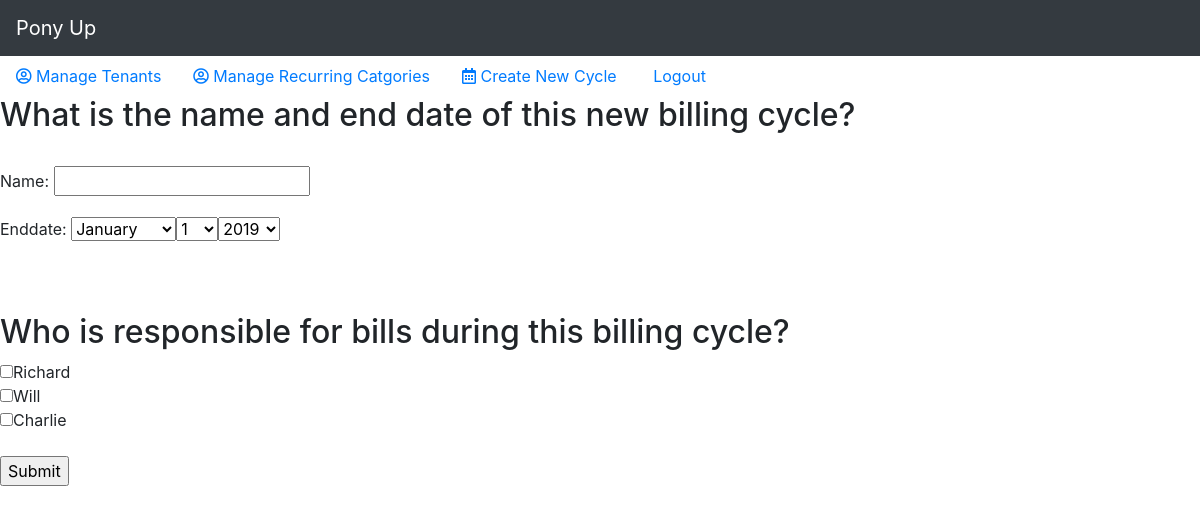
Page /newCycleForm/ (signed in) on the earlier database version.
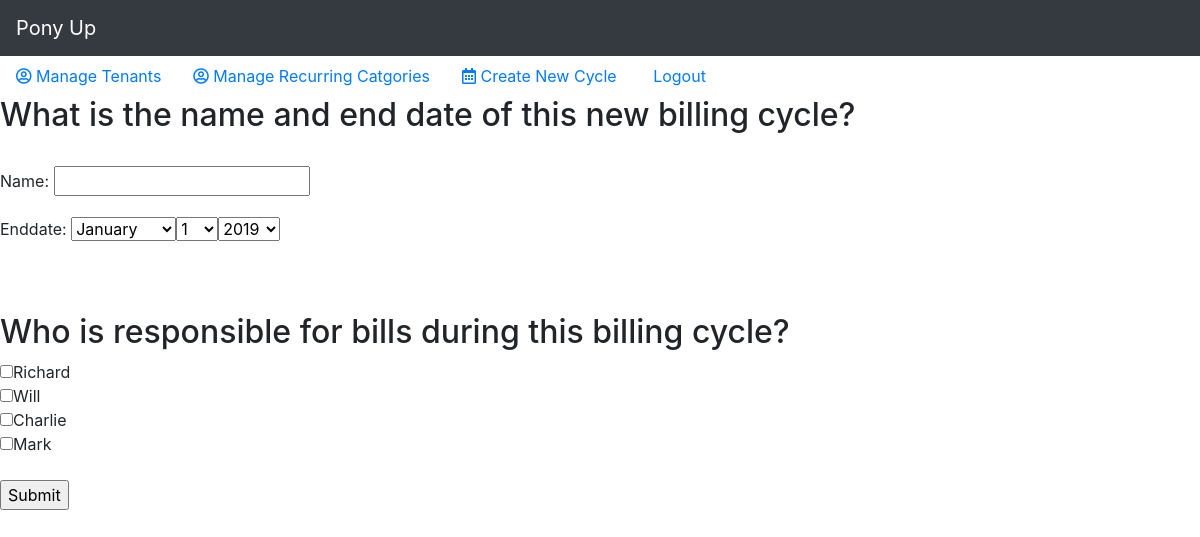
Same page on the later database version.
### cycles/models.py (models this page shows, shortened)
class Tenant(models.Model):
    name =  models.CharField(max_length=100)
    income = models.DecimalField(max_digits=9, decimal_places=2)
    manager = models.ForeignKey(User, on_delete=models.CASCADE)
    deletedOn = models.DateField(default=None, null=True)
    cycle = models.ManyToManyField("Cycle", through='tenantCycle')

### cycles/views/cyclelist.py (the view)
# urls.py: path("newCycleForm/", views.newCycleForm, name="newCycleForm"),
def newCycleForm(request):
    cycle_form = CycleForm()
    managerId = request.user.id
    tenants = Tenant.objects.filter(deletedOn=None, manager_id=managerId)
    context = {'cycle_form': cycle_form.as_p(), 'tenants': tenants}
    return render(request, 'cycles/newCycleForm.html', context)

### cycles/templates/cycles/newCycleForm.html (shortened to what this page needs)
{% extends "cycles/index.html" %}
{% block content %}
<form id="" method="post" action="{% url 'cycles:newCycle' %}">
    <h2>What is the name and end date of this new billing cycle?</h2><br>
    {{ cycle_form }}
    <br><br>
    <h2>Who is responsible for bills during this billing cycle?</h2>
    {% for tenant in tenants %}
    <input type="checkbox" name="tenant[]" value="{{ tenant.id }}">{{ tenant.name }}<br>
    {% endfor %}
    <br>
    <input type="submit">
</form>
{% endblock %}

Differences in the rows shown:
added Tenant: name "Mark"
